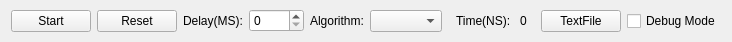
<?xml version="1.0" encoding="UTF-8"?>
<ui version="4.0">
 <class>MenuBar1</class>
 <widget class="QWidget" name="MenuBar1">
  <property name="geometry">
   <rect>
    <x>0</x>
    <y>0</y>
    <width>732</width>
    <height>42</height>
   </rect>
  </property>
  <property name="sizePolicy">
   <sizepolicy hsizetype="Expanding" vsizetype="Preferred">
    <horstretch>0</horstretch>
    <verstretch>0</verstretch>
   </sizepolicy>
  </property>
  <property name="windowTitle">
   <string>Form</string>
  </property>
  <layout class="QHBoxLayout" name="horizontalLayout">
   <property name="topMargin">
    <number>1</number>
   </property>
   <property name="bottomMargin">
    <number>1</number>
   </property>
   <item>
    <widget class="QPushButton" name="PrimaryBtn">
     <property name="text">
      <string>Start</string>
     </property>
    </widget>
   </item>
   <item>
    <widget class="QPushButton" name="SecondaryBtn">
     <property name="text">
      <string>Reset</string>
     </property>
    </widget>
   </item>
   <item>
    <widget class="QLabel" name="label_2">
     <property name="text">
      <string>Delay(MS):</string>
     </property>
    </widget>
   </item>
   <item>
    <widget class="QSpinBox" name="DelaySpinBox">
     <property name="minimumSize">
      <size>
       <width>55</width>
       <height>0</height>
      </size>
     </property>
     <property name="maximum">
      <number>99999</number>
     </property>
     <property name="stepType">
      <enum>QAbstractSpinBox::DefaultStepType</enum>
     </property>
    </widget>
   </item>
   <item>
    <widget class="QLabel" name="label">
     <property name="text">
      <string>Algorithm:</string>
     </property>
    </widget>
   </item>
   <item>
    <widget class="QComboBox" name="AlgoComboBox"/>
   </item>
   <item>
    <widget class="QWidget" name="LeftTitleWidget" native="true"/>
   </item>
   <item>
    <spacer name="horizontalSpacer">
     <property name="orientation">
      <enum>Qt::Horizontal</enum>
     </property>
     <property name="sizeType">
      <enum>QSizePolicy::Expanding</enum>
     </property>
     <property name="sizeHint" stdset="0">
      <size>
       <width>40</width>
       <height>20</height>
      </size>
     </property>
    </spacer>
   </item>
   <item>
    <widget class="QLabel" name="label_3">
     <property name="text">
      <string>Time(NS): </string>
     </property>
    </widget>
   </item>
   <item>
    <widget class="QLabel" name="TimerLab">
     <property name="text">
      <string>0</string>
     </property>
    </widget>
   </item>
   <item>
    <widget class="QWidget" name="RightTitleWidget" native="true"/>
   </item>
   <item>
    <spacer name="horizontalSpacer_2">
     <property name="orientation">
      <enum>Qt::Horizontal</enum>
     </property>
     <property name="sizeHint" stdset="0">
      <size>
       <width>40</width>
       <height>20</height>
      </size>
     </property>
    </spacer>
   </item>
   <item>
    <widget class="QPushButton" name="TextFileBtn">
     <property name="text">
      <string>TextFile</string>
     </property>
    </widget>
   </item>
   <item>
    <widget class="QCheckBox" name="DebugMode">
     <property name="text">
      <string>Debug Mode</string>
     </property>
    </widget>
   </item>
  </layout>
 </widget>
 <resources/>
 <connections/>
</ui>
